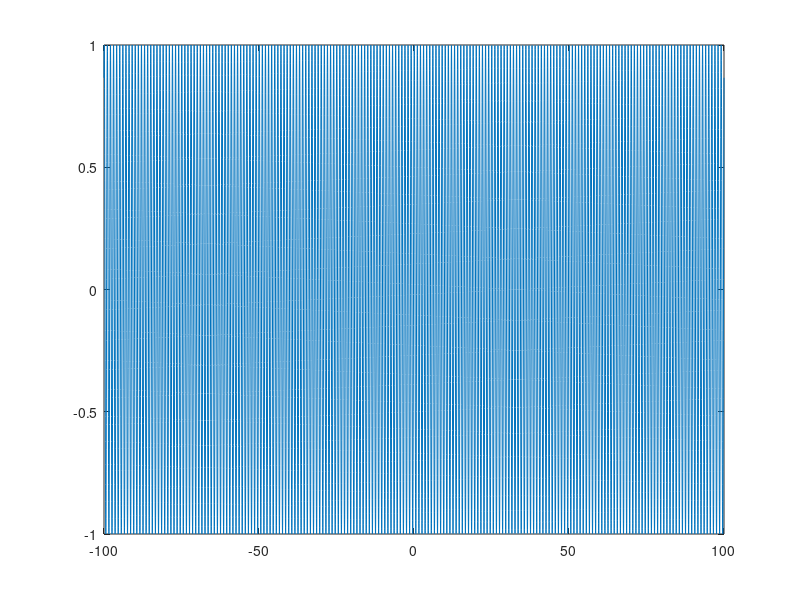

MATLAB code for this plot: (Note: this script raises an error after producing the figure.)
%%
%part_a
clc;
clear;
s = linspace(-100,100,10000);
TEST = sin(2*pi*s+pi/3);%a vector for test hilbetri function
figure;
plot(s,TEST)
hold on;
plot(s,hilberti(TEST))
xlim([0,5])
title('hilbert func test')
legend('test','hilbert test')
%%
%part_b
clc;
clear;
w_0=150;
f = linspace(-1000,1000,40000);
X = (((heaviside(f+w_0)-heaviside(f+w_0/2)).*(2/w_0).*(f+w_0))...
    +(heaviside(f+w_0/2)-heaviside(f-w_0/2))...
    +(heaviside(f-w_0/2)-heaviside(f-w_0)).*(-2/w_0).*(f-w_0));%furier trasnsform of X
k=0;
x=zeros(1,40001);
for t=-10:0.0005:10 % find X(t)
    k=k+1;
    x(k)=sum(X.*exp(j*2*pi*f.*t))/20;
    
end
figure;
plot(f,X)
t=-10:0.0005:10;
sin_2pif = sin(2*pi*400*t);%sinusal vector
cos_2pif = cos(2*pi*400*t);%cosine vector
x1=x.*sin_2pif;%define system
x2=hilberti(x);
x3=hilberti(x1);
x4=x2.*sin_2pif;
x5=x4-x3;
x6=x5*2.*cos_2pif;
k=0;
for f=-1000:0.5:1000 %find X1(f)
    k=k+1;
    X1(k)=trapz(t,x1.*exp(-j*2*pi*f.*t));
end
f=-1000:0.5:1000;
hold on;
plot(f,abs(X1));
k=0;
for f=-1000:0.5:1000 %find X2(f)
    k=k+1;
    X2(k)=trapz(t,x2.*exp(-j*2*pi*f.*t));
    
end
f=-1000:0.5:1000;
hold on;
plot(f,abs(X2));
k=0;
for f=-1000:0.5:1000 %find X3(f)
    k=k+1;
    X3(k)=trapz(t,x3.*exp(-j*2*pi*f.*t));
end
f=-1000:0.5:1000;
hold on;
plot(f,abs(X3));
k=0;
for f=-1000:0.5:1000 %find X4(f)
    k=k+1;
    X4(k)=trapz(t,x4.*exp(-j*2*pi*f.*t));  
end
f=-1000:0.5:1000;
hold on;
plot(f,abs(X4));
k=0;
for f=-1000:0.5:1000 %find X5(f)
    k=k+1;
    X5(k)=trapz(t,x5.*exp(-j*2*pi*f.*t));
    
end
f=-1000:0.5:1000;
hold on;
plot(f,abs(X5));
k=0;
for f=-1000:0.5:1000 %find X6(f)
    k=k+1;
    X6(k)=trapz(t,x6.*exp(-j*2*pi*f.*t));
    
end
f=-1000:0.5:1000;
hold on;
plot(f,abs(X6));
X7 = X6.*(heaviside(f-w_0)-heaviside(f+w_0));
hold on;
plot(f,abs(X7));
grid on; grid minor;
legend('X','|X1|','|X2|','|X3|','|X4|','|X5|','|X6|','|X7|')

%seperate graph with sub plot
figure;
subplot(2,4,1);
plot(f,abs(X1));
title('|X1|');
grid on; grid minor;
subplot(2,4,2);
plot(f,abs(X2));
title('|X2|');
grid on; grid minor;
subplot(2,4,3);
plot(f,abs(X3));
title('|X3|');
grid on; grid minor;
subplot(2,4,4);
plot(f,abs(X4));
title('|X4|');
grid on; grid minor;
subplot(2,4,5);
plot(f,abs(X5));
title('|X5|');
grid on; grid minor;
subplot(2,4,6);
plot(f,abs(X6));
title('|X6|');
grid on; grid minor;
subplot(2,4,7);
plot(f,abs(X7));
title('|X7|');
grid on; grid minor;
function z=hilberti(x)
t = linspace(-100,100,100000);
h=(1./(pi*t));
z=conv(x,h,'same')/500;
end